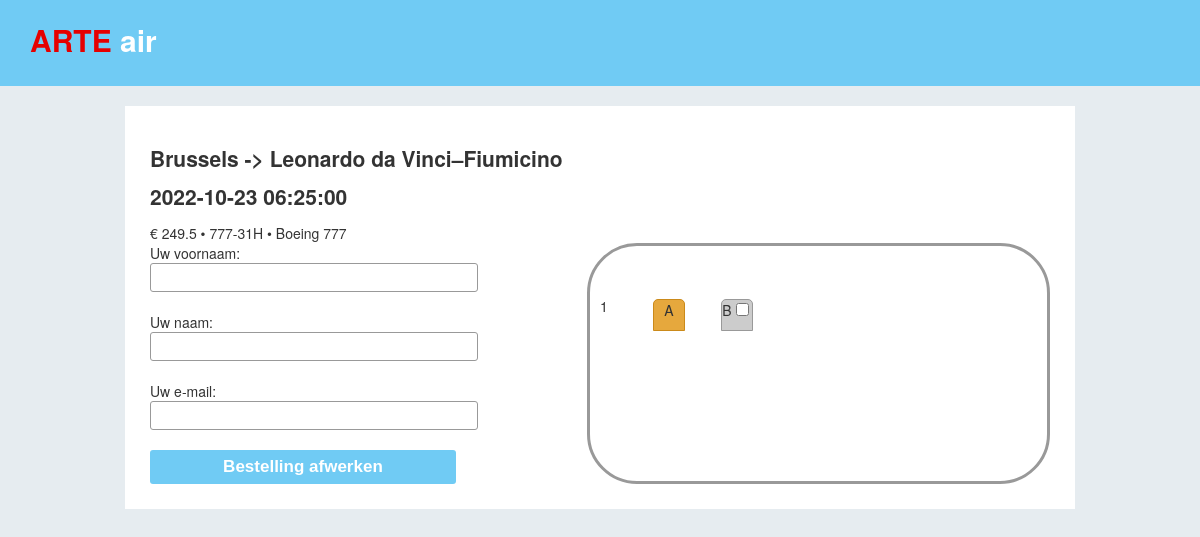
The app's page /order.php?flight_id=1 with its own data.
### tables this page shows
CREATE TABLE `flight` (
  `flight_id` int(11) unsigned NOT NULL AUTO_INCREMENT,
  `date` datetime DEFAULT NULL,
  `from` int(11) DEFAULT NULL,
  `to` int(11) DEFAULT NULL,
  `aircraft_id` int(11) DEFAULT NULL,
  `ticket_price` float DEFAULT NULL,
  PRIMARY KEY (`flight_id`)
);

CREATE TABLE `airport` (
  `airport_id` int(11) unsigned NOT NULL AUTO_INCREMENT,
  `airport_code` varchar(20) DEFAULT NULL,
  `name` varchar(256) DEFAULT NULL,
  `country` varchar(4) DEFAULT NULL,
  `location` varchar(256) DEFAULT NULL,
  PRIMARY KEY (`airport_id`)
);

CREATE TABLE `aircraft` (
  `aircraft_id` int(11) unsigned NOT NULL AUTO_INCREMENT,
  `aircraft_code` varchar(10) DEFAULT NULL,
  `model` varchar(256) DEFAULT NULL,
  `year` int(11) DEFAULT NULL,
  `rows` int(11) DEFAULT NULL,
  `row_layout` varchar(25) DEFAULT NULL,
  PRIMARY KEY (`aircraft_id`)
);

### order.php (the view, shortened to what this page needs)
<?php
include 'includes/db.php';
$flight_id = $_GET['flight_id'];
$sql = "SELECT flight.*, af.name as from_name, at.name as to_name, aircraft.*
        FROM flight
        INNER join aircraft on flight.aircraft_id = aircraft.aircraft_id
        INNER JOIN airport af ON flight.from = af.airport_id
        INNER JOIN airport at ON flight.to = at.airport_id
        WHERE flight_id = :flight_placeholder";
$statement = $db->prepare($sql);
$statement->execute([
    ':flight_placeholder' => $flight_id
]);
$flight = $statement->fetch();
?><!DOCTYPE html>
<html lang="en">
<head>
    <link rel="stylesheet" href="./css/main.css">
</head>
<body>
<header>
    <a class="brand" href="index.php">ARTE <small>air</small></a>
</header>
<section>
<h1><?= $flight['from_name']; ?> -> <?= $flight['to_name']; ?></h1>
<h2><?= $flight['date']; ?></h2>
€ <?= $flight['ticket_price']; ?> &bull; <?= $flight['aircraft_code']; ?> &bull; <?= $flight['model']; ?>
    <form method="POST" action="./place_order.php">
<div class="order_form">
    <div class="seats">
        <div class="row">
            <span>1</span>
            <div class="seat seat-ordered">A</div>
            <div class="spacer"></div>
            <div class="seat">B<input type="checkbox" name="TODO" value="TODO"></div>
        </div>
    </div>
    <div class="form">
        Uw voornaam:   <input type="text" name="firstname" >  <br>
        Uw naam:   <input type="text" name="lastname">  <br>
        Uw e-mail:   <input type="text" name="email" >  <br>
        <button type="submit">Bestelling afwerken</button>
    </div>
    </div>
</form>
</section>
</body>
</html>

### css/main.css (style rules this page uses)
body { background: #e6ecf0; color: #333; font-size: 14px; line-height: 20px; overflow-y: scroll; font-family: "Helvetica Neue",Helvetica,Arial,sans-serif; position: relative; padding: 0; margin: 0; }
header { background: #70cbf4; padding: 30px; }
header .brand { color: #e50000; font-size: 30px; font-weight: bold; text-decoration: none; }
header .brand small { color: #fff; font-size: 30px; }
section { max-width: 900px; margin: 20px auto; background: #fff; padding: 25px; }
a { color: #70cbf4; }
.order_form { display: flex; }
.order_form > div { width: 50%; }
.order_form > .form { order: -1; }
.order_form > .form input { display: block; padding: 6px 10px; border-radius: 3px; border: solid 1px #999; width: 70%; }
.order_form > .form button { background: #70cbf4; border: none; padding: 7px 10px; color: #fff; font-weight: bold; font-size: 17px; border-radius: 3px; width: 70%; }
.seats { border: solid 3px #999; border-radius: 50px; padding: 50px 10px; display: inline-block; }
.seats .row { display: flex; }
.seats .row > span { width: 50px; }
.seats .row > .spacer { width: 30px; height: 30px; }
.seats .row > .seat { width: 30px; height: 30px; background: #ccc; border: solid 1px #999; border-top-left-radius: 5px; border-top-right-radius: 5px; text-align: center; margin: 3px; }
.seats .row > .seat.seat-ordered { background: hsl(38, 77%, 57%); border: solid 1px hsl(38, 77%, 45%); }

### records on screen
flight: airport.name "Brussels", airport.name "Leonardo da Vinci–Fiumicino", date "2022-10-23 06:25:00", ticket_price "249.5", aircraft.aircraft_code "777-31H", aircraft.model "Boeing 777"
